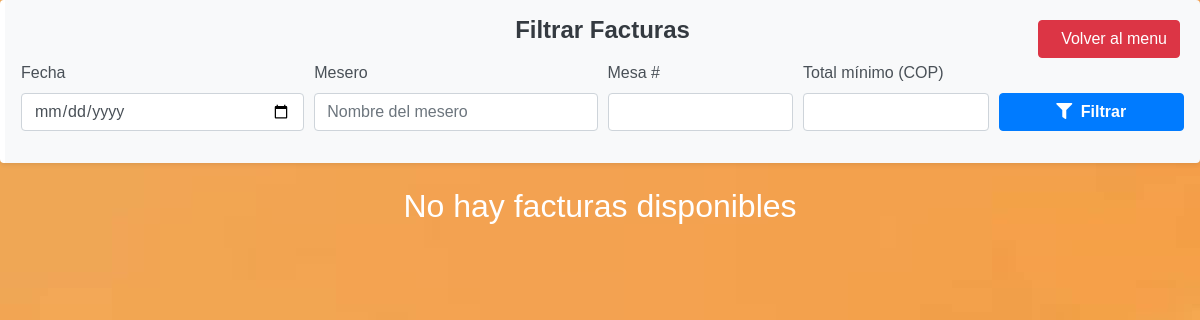
Before: /verFactura/ (signed in) with the older database file.
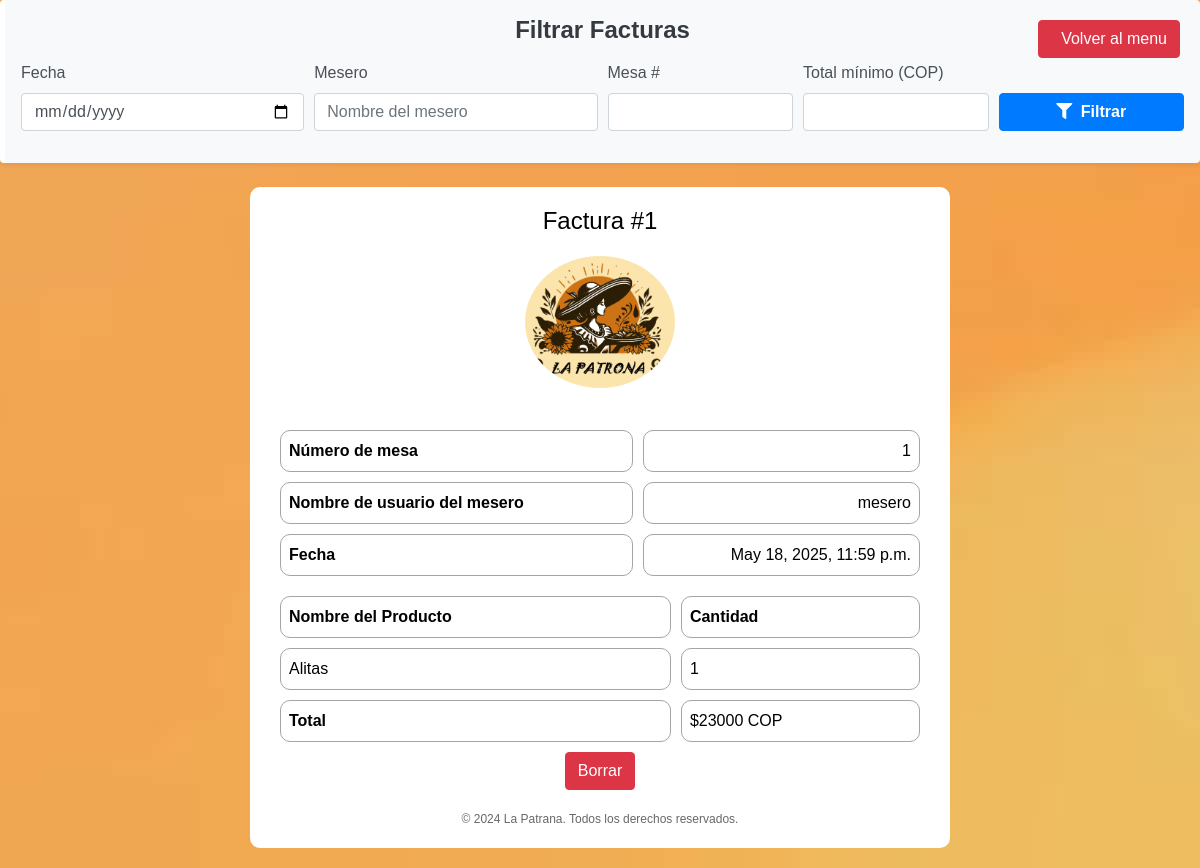
After: the same page with the newer database file.
### myapp/models.py (models this page shows)
class Factura(models.Model):
    idFactura = models.AutoField(primary_key=True)
    valor = models.DecimalField(max_digits=20, decimal_places=2)
    hora = models.DateTimeField(null=True)
    fecha = models.DateField(null=True)
    cosasPedidas = models.CharField(max_length=400)
    idMesero = models.ForeignKey(User, on_delete=models.CASCADE)
    mesa = models.ForeignKey(Mesa, on_delete=models.CASCADE)
    visible = models.BooleanField(default=True)

class Mesa(models.Model):
    idMesa = models.AutoField(primary_key=True)
    tipo = models.CharField(max_length=200, blank=True, null=True)
    numero = models.IntegerField(null=True, blank=True)
    descripcion = models.CharField(max_length=200, blank=True, null=True)
    visible = models.BooleanField(default=True)
    disponible = models.BooleanField(default=True)

class User(AbstractUser):
    documento = models.IntegerField(null=True)
    expedicion = models.DateField(null=True)
    fecha_nacimiento = models.DateField(null=True, blank=True)
    telefono = models.CharField(max_length=20, null=True, blank=True)
    is_chef = models.BooleanField(default=False)
    is_waiter = models.BooleanField(default=False)
    is_client = models.BooleanField(default=False)
    visible = models.BooleanField(default=True)

### myapp/decorators.py (the view)
    def _wrapped_view(request, *args, **kwargs):
        if not request.user.is_authenticated:
            return redirect('signin')
        if not request.user.is_waiter and not request.user.is_chef:
            return view_func(request, *args, **kwargs)
        raise PermissionDenied  # 403 si no es admin

### myapp/templates/verFactura.html (shortened to what the changed rows need)
{% load static %}
<!DOCTYPE html>
<html lang="es">
<head>
    <link rel="stylesheet" href="https://stackpath.bootstrapcdn.com/bootstrap/4.5.2/css/bootstrap.min.css">
    <link rel="stylesheet" type="text/css" href="{% static 'css/verFactura.css' %}" />
    <link rel="stylesheet" href="https://cdnjs.cloudflare.com/ajax/libs/font-awesome/5.15.3/css/all.min.css">
</head>
<body>
        {% if processed_facturas %}
            {% for processed_factura in processed_facturas %}
                <div class="invoice-container">
                    <h1 class="text-center">Factura #{{ processed_factura.factura.idFactura }}</h1>
                    <div class="d-flex justify-content-center mb-3">
                        <img src="{% static 'img/logo-icono1.png' %}" alt="Logo principal" class="img-fluid mb-3" style="max-width: 255px" />
                    </div>
                    <table class="table info-table">
                        <tr>
                            <th>Número de mesa</th>
                            <td>{{ processed_factura.factura.mesa.numero }}</td>
                        </tr>
                        <tr>
                            <th>Nombre de usuario del mesero</th>
                            <td>{{ processed_factura.factura.idMesero.username }}</td>
                        </tr>
                        <tr>
                            <th>Fecha</th>
                            <td>{{ processed_factura.factura.hora }}</td>
                        </tr>
                    </table>
                    <table class="table product-table">
                        <tr>
                            <th>Nombre del Producto</th>
                            <th>Cantidad</th>
                        </tr>
                        {% for producto in processed_factura.productos %}
                            <tr>
                                <td class="left-align">{{ producto.nombre }}</td>
                                <td class="left-align">{{ producto.cantidad }}</td>
                            </tr>
                        {% endfor %}
                        <tr>
                            <th>Total</th>
                            <td class="left-align">${{ processed_factura.factura.valor|floatformat:0 }} COP</td>
                        </tr>
                    </table>
                    <div class="d-flex justify-content-center">
                            <form method="POST" action="{% url 'borrar_factura' processed_factura.factura.idFactura %}" data-confirm-delete>
                              <button type="submit" class="btn btn-danger">Borrar</button>
                            </form>
                    </div>
                    <div class="footer text-center">
                        &copy; 2024 La Patrana. Todos los derechos reservados.
                    </div>
                </div>
            {% endfor %}
        {% else %}
        <div class="noFacts">
            <h2 style="color: #ffffff;">No hay facturas disponibles</h2>
        </div>
        {% endif %}
</body>
</html>

Changed rows visible on the page:
added Factura: factura.idFactura "1", factura.mesa.numero "1", factura.idMesero.username "mesero", factura.hora "May 18, 2025, 11:59 p.m.", nombre "Alitas", cantidad "1", factura.valor "23000"
Other visible differences:
text no longer shown: "No hay facturas disponibles"
